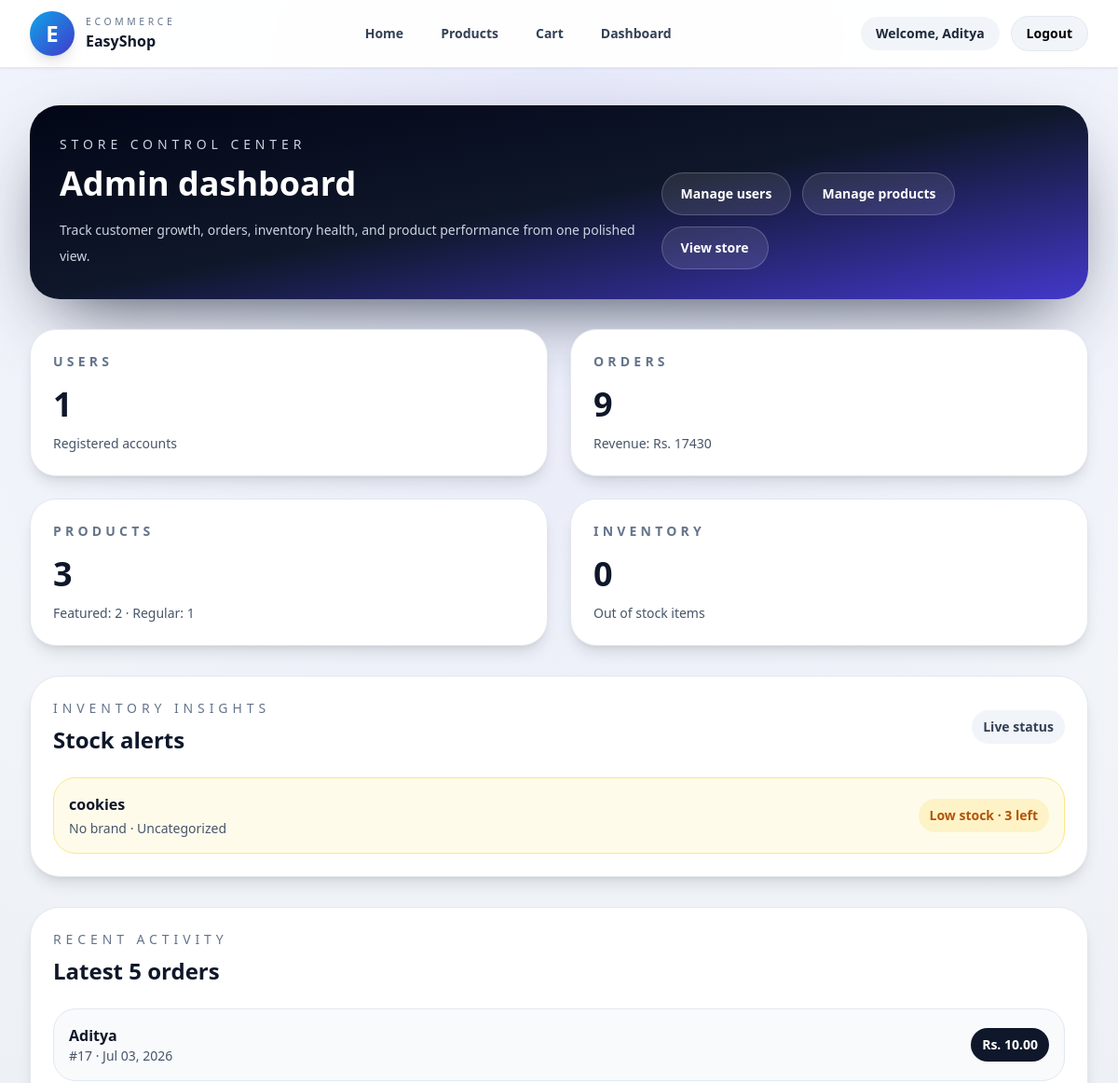
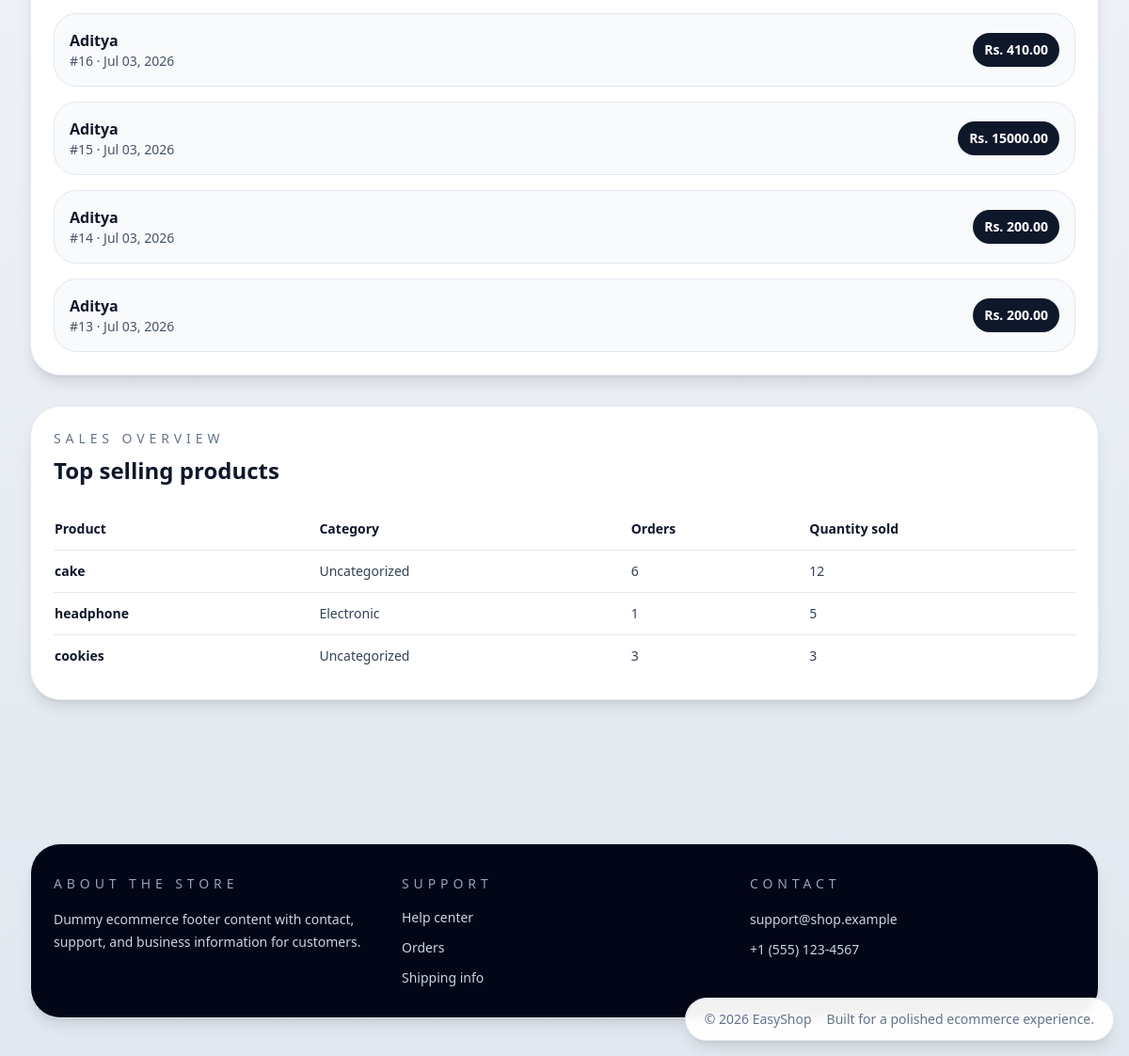
/admin-dashboard/ (signed in), run on the app's committed database (2 pictures, top to bottom).
### store/models.py (models this page shows, shortened)
class Product(models.Model):
    name = models.CharField(max_length=200)
    description = models.TextField()
    price = models.DecimalField(max_digits=10, decimal_places=2)
    stock = models.IntegerField(default=10)
    image_url = models.URLField(blank=True, null=True)
    featured = models.BooleanField(default=False)
    brand = models.CharField(max_length=200, blank=True, default='')
    category = models.CharField(max_length=200, blank=True, default='')

class Order(models.Model):
    user = models.ForeignKey(User, on_delete=models.CASCADE)
    created_at = models.DateTimeField(auto_now_add=True)
    total_price = models.DecimalField(max_digits=10, decimal_places=2)

### store/views.py (the view)
# urls.py: path('admin-dashboard/', views.admin_dashboard, name='admin_dashboard'),
@login_required(login_url='login')
def admin_dashboard(request):
    if not request.user.is_staff and not request.user.is_superuser:
        messages.error(request, 'You do not have access to the admin dashboard.')
        return redirect('product_list')
    total_users = User.objects.count()
    total_orders = Order.objects.count()
    total_products = Product.objects.count()
    featured_count = Product.objects.filter(featured=True).count()
    normal_products_count = total_products - featured_count
    out_of_stock_count = Product.objects.filter(stock=0).count()
    low_stock_products = Product.objects.filter(stock__gt=0, stock__lte=3).order_by('stock')
    out_of_stock_products = Product.objects.filter(stock=0).order_by('name')
    latest_orders = Order.objects.select_related('user').order_by('-created_at')[:5]
    product_analytics = []
    for product in Product.objects.all().order_by('-id'):
        sold_qty = OrderItem.objects.filter(product=product).aggregate(total=Sum('quantity'))['total'] or 0
        order_count = OrderItem.objects.filter(product=product).count()
        product_analytics.append({
            'product': product,
            'quantity_sold': sold_qty,
            'order_count': order_count,
        })
    product_analytics.sort(key=lambda item: item['quantity_sold'], reverse=True)
    total_revenue = Order.objects.aggregate(total=Sum('total_price'))['total'] or 0
    return render(request, 'store/dashboard.html', {
        'total_users': total_users,
        'total_orders': total_orders,
        'total_products': total_products,
        'featured_count': featured_count,
        'normal_products_count': normal_products_count,
        'out_of_stock_count': out_of_stock_count,
        'low_stock_products': low_stock_products,
        'out_of_stock_products': out_of_stock_products,
        'latest_orders': latest_orders,
        'product_analytics': product_analytics,
        'total_revenue': total_revenue,
        'orders': latest_orders,
    })

### store/templates/store/dashboard.html (shortened to what this page needs)
{% extends 'store/base.html' %}
{% block content %}
<div class="space-y-8">
    <section class="rounded-[2rem] bg-gradient-to-br from-slate-950 via-slate-900 to-indigo-700 p-8 text-white shadow-[0_30px_80px_-30px_rgba(15,23,42,0.85)]">
        <div class="flex flex-col gap-4 lg:flex-row lg:items-end lg:justify-between">
            <div>
                <p class="text-sm uppercase tracking-[0.35em] text-slate-300">Store control center</p>
                <h1 class="mt-3 text-3xl font-bold sm:text-4xl">Admin dashboard</h1>
                <p class="mt-4 max-w-2xl text-sm leading-7 text-slate-300">Track customer growth, orders, inventory health, and product performance from one polished view.</p>
            </div>
            <div class="flex flex-wrap gap-3">
                <a href="{% url 'admin_users' %}" class="inline-flex items-center justify-center rounded-full border border-white/20 bg-white/10 px-5 py-3 text-sm font-semibold text-white transition hover:bg-white/20">Manage users</a>
                <a href="{% url 'admin_products' %}" class="inline-flex items-center justify-center rounded-full border border-white/20 bg-white/10 px-5 py-3 text-sm font-semibold text-white transition hover:bg-white/20">Manage products</a>
                <a href="{% url 'product_list' %}" class="inline-flex items-center justify-center rounded-full border border-white/20 bg-white/10 px-5 py-3 text-sm font-semibold text-white transition hover:bg-white/20">View store</a>
            </div>
        </div>
    </section>
    <section class="grid gap-6 md:grid-cols-2 xl:grid-cols-4">
        <article class="rounded-[1.75rem] border border-slate-200 bg-white p-6 shadow-lg">
            <p class="text-sm font-semibold uppercase tracking-[0.3em] text-slate-500">Users</p>
            <p class="mt-4 text-4xl font-bold text-slate-900">{{ total_users }}</p>
            <p class="mt-3 text-sm text-slate-600">Registered accounts</p>
        </article>
        <article class="rounded-[1.75rem] border border-slate-200 bg-white p-6 shadow-lg">
            <p class="text-sm font-semibold uppercase tracking-[0.3em] text-slate-500">Orders</p>
            <p class="mt-4 text-4xl font-bold text-slate-900">{{ total_orders }}</p>
            <p class="mt-3 text-sm text-slate-600">Revenue: Rs. {{ total_revenue }}</p>
        </article>
        <article class="rounded-[1.75rem] border border-slate-200 bg-white p-6 shadow-lg">
            <p class="text-sm font-semibold uppercase tracking-[0.3em] text-slate-500">Products</p>
            <p class="mt-4 text-4xl font-bold text-slate-900">{{ total_products }}</p>
            <p class="mt-3 text-sm text-slate-600">Featured: {{ featured_count }} · Regular: {{ normal_products_count }}</p>
        </article>
        <article class="rounded-[1.75rem] border border-slate-200 bg-white p-6 shadow-lg">
            <p class="text-sm font-semibold uppercase tracking-[0.3em] text-slate-500">Inventory</p>
            <p class="mt-4 text-4xl font-bold text-slate-900">{{ out_of_stock_count }}</p>
            <p class="mt-3 text-sm text-slate-600">Out of stock items</p>
        </article>
    </section>
    <section class="grid gap-8 xl:grid-cols-[1.25fr_0.75fr]">
        <div class="rounded-[2rem] border border-slate-200 bg-white p-6 shadow-lg">
            <div class="flex items-center justify-between gap-3">
                <div>
                    <p class="text-sm uppercase tracking-[0.35em] text-slate-500">Inventory insights</p>
                    <h2 class="mt-2 text-2xl font-semibold text-slate-900">Stock alerts</h2>
                </div>
                <span class="rounded-full bg-slate-100 px-3 py-2 text-sm font-semibold text-slate-700">Live status</span>
            </div>
            <div class="mt-6 space-y-4">
                {% for product in low_stock_products %}
                <div class="flex flex-col gap-3 rounded-[1.5rem] border border-amber-200 bg-amber-50 p-4 sm:flex-row sm:items-center sm:justify-between">
                    <div>
                        <p class="font-semibold text-slate-900">{{ product.name }}</p>
                        <p class="mt-1 text-sm text-slate-600">{{ product.brand|default:'No brand' }} · {{ product.category|default:'Uncategorized' }}</p>
                    </div>
                    <span class="rounded-full bg-amber-100 px-3 py-2 text-sm font-semibold text-amber-700">Low stock · {{ product.stock }} left</span>
                </div>
                {% empty %}
                <div class="rounded-[1.5rem] border border-dashed border-slate-300 bg-slate-50 p-6 text-sm text-slate-600">No low stock items right now.</div>
                {% endfor %}
            </div>
        </div>
        <div class="rounded-[2rem] border border-slate-200 bg-white p-6 shadow-lg">
            <div class="flex items-center justify-between gap-3">
                <div>
                    <p class="text-sm uppercase tracking-[0.35em] text-slate-500">Recent activity</p>
                    <h2 class="mt-2 text-2xl font-semibold text-slate-900">Latest 5 orders</h2>
                </div>
            </div>
            <div class="mt-6 space-y-4">
                {% for order in latest_orders %}
                <div class="rounded-[1.5rem] border border-slate-200 bg-slate-50 p-4">
                    <div class="flex items-center justify-between gap-3">
                        <div>
                            <p class="font-semibold text-slate-900">{{ order.user.username }}</p>
                            <p class="text-sm text-slate-600">#{{ order.id }} · {{ order.created_at|date:'M d, Y' }}</p>
                        </div>
                        <span class="rounded-full bg-slate-900 px-3 py-2 text-sm font-semibold text-white">Rs. {{ order.total_price }}</span>
                    </div>
                </div>
                {% empty %}
                <div class="rounded-[1.5rem] border border-dashed border-slate-300 bg-slate-50 p-6 text-sm text-slate-600">No recent orders yet.</div>
                {% endfor %}
            </div>
        </div>
    </section>
    <section class="rounded-[2rem] border border-slate-200 bg-white p-6 shadow-lg">
        <div class="flex items-center justify-between gap-3">
            <div>
                <p class="text-sm uppercase tracking-[0.35em] text-slate-500">Sales overview</p>
                <h2 class="mt-2 text-2xl font-semibold text-slate-900">Top selling products</h2>
            </div>
        </div>
        <div class="mt-6 overflow-x-auto">
            <table class="min-w-full text-left text-sm text-slate-700">
                <thead>
                    <tr class="border-b border-slate-200">
                        <th class="py-3 pr-4 font-semibold text-slate-900">Product</th>
                        <th class="py-3 pr-4 font-semibold text-slate-900">Category</th>
                        <th class="py-3 pr-4 font-semibold text-slate-900">Orders</th>
                        <th class="py-3 font-semibold text-slate-900">Quantity sold</th>
                    </tr>
                </thead>
                <tbody class="divide-y divide-slate-200">
                    {% for item in product_analytics %}
                    <tr>
                        <td class="py-3 pr-4 font-semibold text-slate-900">{{ item.product.name }}</td>
                        <td class="py-3 pr-4">{{ item.product.category|default:'Uncategorized' }}</td>
                        <td class="py-3 pr-4">{{ item.order_count }}</td>
                        <td class="py-3">{{ item.quantity_sold }}</td>
                    </tr>
                    {% empty %}
                    <tr><td colspan="4" class="py-4 text-center text-slate-600">No product analytics yet.</td></tr>
                    {% endfor %}
                </tbody>
            </table>
        </div>
    </section>
</div>
{% endblock %}

### store/templates/store/base.html (shortened to what this page needs)
<!DOCTYPE html>
<html lang="en">
<head>
    <script src="https://cdn.tailwindcss.com"></script>
</head>
<body class="min-h-screen text-slate-900 antialiased">
    <header class="sticky top-0 z-40 border-b border-slate-200 bg-white/95 backdrop-blur-sm shadow-sm">
        <div class="mx-auto flex flex-wrap items-center justify-between gap-3 max-w-7xl px-4 py-3 sm:px-6 lg:px-8">
            <a href="{% url 'home' %}" class="flex items-center gap-3 min-w-0">
                <div class="grid h-12 w-12 place-items-center rounded-3xl bg-gradient-to-br from-sky-500 to-indigo-700 text-white shadow-lg">
                    <span class="text-2xl font-black">E</span>
                </div>
                <div class="min-w-0">
                    <p class="truncate text-[0.65rem] uppercase tracking-[0.35em] text-slate-500">Ecommerce</p>
                    <h1 class="text-base font-semibold text-slate-900">EasyShop</h1>
                </div>
            </a>
            <nav class="hidden items-center gap-4 text-sm font-semibold text-slate-700 md:flex">
                <a href="{% url 'home' %}" class="rounded-full px-3 py-2 transition hover:bg-slate-100 hover:text-slate-900">Home</a>
                <a href="{% url 'product_list' %}" class="rounded-full px-3 py-2 transition hover:bg-slate-100 hover:text-slate-900">Products</a>
                <a href="{% url 'cart_detail' %}" class="rounded-full px-3 py-2 transition hover:bg-slate-100 hover:text-slate-900">Cart</a>
                {% if user.is_authenticated %}
                {% if user.is_staff or user.is_superuser %}
                <a href="{% url 'admin_dashboard' %}" class="rounded-full px-3 py-2 transition hover:bg-slate-100 hover:text-slate-900">Dashboard</a>
                {% else %}
                <a href="{% url 'user_dashboard' %}" class="rounded-full px-3 py-2 transition hover:bg-slate-100 hover:text-slate-900">Dashboard</a>
                {% endif %}
                {% endif %}
            </nav>
            <div class="hidden items-center gap-3 md:flex">
                {% if user.is_authenticated %}
                    <span class="rounded-full bg-slate-100 px-4 py-2 text-sm font-semibold text-slate-800">Welcome, {{ user.username }}</span>
                    <form action="{% url 'logout' %}" method="POST" class="inline">
                        <button type="submit" class="rounded-full border border-slate-200 bg-slate-100 px-4 py-2 text-sm font-semibold text-slate-900 transition hover:bg-slate-200">Logout</button>
                    </form>
                {% endif %}
            </div>
        </div>
    </header>
    <main class="mx-auto max-w-7xl px-4 py-10 pb-28 sm:px-6 lg:px-8">
        {% block content %}{% endblock %}
    </main>
    <footer class="mx-auto max-w-7xl px-4 py-10 text-slate-600 sm:px-6 lg:px-8">
        <div class="rounded-[2rem] border border-slate-200 bg-slate-950 px-6 py-8 text-white shadow-lg shadow-slate-900/10">
            <div class="grid gap-6 md:grid-cols-3">
                <div>
                    <p class="text-sm uppercase tracking-[0.35em] text-slate-400">About the store</p>
                    <p class="mt-4 text-sm leading-6 text-slate-300">Dummy ecommerce footer content with contact, support, and business information for customers.</p>
                </div>
                <div>
                    <p class="text-sm uppercase tracking-[0.35em] text-slate-400">Support</p>
                    <ul class="mt-4 space-y-3 text-sm text-slate-300">
                        <li><a href="{% url 'home' %}" class="transition hover:text-white">Help center</a></li>
                        <li><a href="{% url 'cart_detail' %}" class="transition hover:text-white">Orders</a></li>
                        <li><a href="{% if user.is_staff or user.is_superuser %}{% url 'admin_dashboard' %}{% else %}{% url 'user_dashboard' %}{% endif %}" class="transition hover:text-white">Shipping info</a></li>
                    </ul>
                </div>
                <div>
                    <p class="text-sm uppercase tracking-[0.35em] text-slate-400">Contact</p>
                    <p class="mt-4 text-sm leading-6 text-slate-300">support@shop.example</p>
                    <p class="mt-2 text-sm leading-6 text-slate-300">+1 (555) 123-4567</p>
                </div>
            </div>
        </div>
    </footer>
    <footer class="fixed bottom-4 right-4 z-40 rounded-full border border-slate-200 bg-white/95 px-5 py-3 text-sm text-slate-500 shadow-lg backdrop-blur-sm">
        <div class="flex flex-col items-end gap-1 sm:flex-row sm:items-center sm:gap-4">
            <span>© {% now "Y" %} EasyShop</span>
            <span class="hidden sm:inline">Built for a polished ecommerce experience.</span>
        </div>
    </footer>
</body>
</html>

### store/templates/store/base.html (style rules this page uses)
body { background: radial-gradient(circle at top, rgba(99, 102, 241, 0.12), transparent 40%), linear-gradient(180deg, #f8fafc 0%, #e2e8f0 100%); }
button, input[type=submit], input[type=button], input[type=reset] { border: 1px solid rgba(15, 23, 42, 0.12); color: #000 !important; }
button { background-color: #ffffff; }

### data on the page
Product: name "cookies", brand "No brand", category "Uncategorized", stock "3", product.name "cookies", product.category "Uncategorized", order_count "3", quantity_sold "3"
Order: user.username "Aditya", id "17", created_at "Jul 03, 2026", total_price "10.00"
Order: user.username "Aditya", id "16", created_at "Jul 03, 2026", total_price "410.00"
Order: user.username "Aditya", id "15", created_at "Jul 03, 2026", total_price "15000.00"
Order: user.username "Aditya", id "14", created_at "Jul 03, 2026", total_price "200.00"
Order: user.username "Aditya", id "13", created_at "Jul 03, 2026", total_price "200.00"
Product: product.name "cake", product.category "Uncategorized", order_count "6", quantity_sold "12"
Product: product.name "headphone", product.category "Electronic", order_count "1", quantity_sold "5"

### other printed values
{{ user.username }} "Aditya"
{{ total_users }} "1"
{{ total_orders }} "9"
{{ total_revenue }} "17430"
{{ total_products }} "3"
{{ featured_count }} "2"
{{ normal_products_count }} "1"
{{ out_of_stock_count }} "0"
